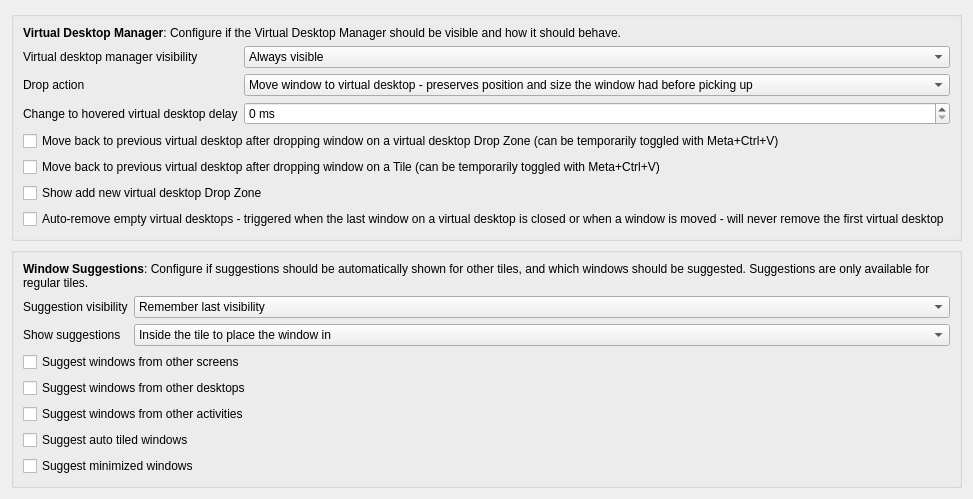
     <widget class="QWidget" name="tab_3">
      <attribute name="icon">
       <iconset theme="edit-select-all"/>
      </attribute>
      <attribute name="title">
       <string>Popup Grid - Tab 2</string>
      </attribute>
      <layout class="QVBoxLayout" name="verticalLayout_23">
       <item>
        <widget class="QGroupBox" name="groupBox_14">
         <property name="title">
          <string/>
         </property>
         <layout class="QVBoxLayout" name="verticalLayout_24">
          <item>
           <widget class="QLabel" name="label_10">
            <property name="text">
             <string>&lt;html&gt;&lt;head/&gt;&lt;body&gt;&lt;p&gt;&lt;span style=&quot; font-weight:700;&quot;&gt;Virtual Desktop Manager&lt;/span&gt;: Configure if the Virtual Desktop Manager should be visible and how it should behave.&lt;/p&gt;&lt;/body&gt;&lt;/html&gt;</string>
            </property>
           </widget>
          </item>
          <item>
           <layout class="QFormLayout" name="formLayout_8">
            <item row="0" column="0">
             <widget class="QLabel" name="label_12">
              <property name="text">
               <string>Virtual desktop manager visibility</string>
              </property>
             </widget>
            </item>
            <item row="0" column="1">
             <widget class="QComboBox" name="kcfg_virtualDesktopVisibility">
              <property name="sizePolicy">
               <sizepolicy hsizetype="Expanding" vsizetype="Fixed">
                <horstretch>0</horstretch>
                <verstretch>0</verstretch>
               </sizepolicy>
              </property>
              <item>
               <property name="text">
                <string>Always visible</string>
               </property>
              </item>
              <item>
               <property name="text">
                <string>Always visible but tiler is hidden - becomes a pure virtual desktop manager</string>
               </property>
              </item>
              <item>
               <property name="text">
                <string>Auto - only visible when at least 2 virtual desktops exist</string>
               </property>
              </item>
              <item>
               <property name="text">
                <string>Hidden</string>
               </property>
              </item>
             </widget>
            </item>
            <item row="2" column="0">
             <widget class="QLabel" name="label_47">
              <property name="text">
               <string>Change to hovered virtual desktop delay</string>
              </property>
             </widget>
            </item>
            <item row="2" column="1">
             <widget class="QSpinBox" name="kcfg_virtualDesktopHoverTime">
              <property name="sizePolicy">
               <sizepolicy hsizetype="MinimumExpanding" vsizetype="Fixed">
                <horstretch>0</horstretch>
                <verstretch>0</verstretch>
               </sizepolicy>
              </property>
              <property name="suffix">
               <string> ms</string>
              </property>
              <property name="maximum">
               <number>5000</number>
              </property>
              <property name="singleStep">
               <number>100</number>
              </property>
             </widget>
            </item>
            <item row="1" column="0">
             <widget class="QLabel" name="label_61">
              <property name="text">
               <string>Drop action</string>
              </property>
             </widget>
            </item>
            <item row="1" column="1">
             <widget class="QComboBox" name="kcfg_virtualDesktopDropAction">
              <property name="sizePolicy">
               <sizepolicy hsizetype="Expanding" vsizetype="Fixed">
                <horstretch>0</horstretch>
                <verstretch>0</verstretch>
               </sizepolicy>
              </property>
              <item>
               <property name="text">
                <string>Move window to virtual desktop - preserves position and size the window had before picking up</string>
               </property>
              </item>
              <item>
               <property name="text">
                <string>Maximize window on virtual desktop</string>
               </property>
              </item>
             </widget>
            </item>
           </layout>
          </item>
          <item>
           <widget class="QCheckBox" name="kcfg_moveBackOnDrop">
            <property name="text">
             <string>Move back to previous virtual desktop after dropping window on a virtual desktop Drop Zone (can be temporarily toggled with Meta+Ctrl+V)</string>
            </property>
           </widget>
          </item>
          <item>
           <widget class="QCheckBox" name="kcfg_moveBackOnTile">
            <property name="text">
             <string>Move back to previous virtual desktop after dropping window on a Tile (can be temporarily toggled with Meta+Ctrl+V)</string>
            </property>
           </widget>
          </item>
          <item>
           <widget class="QCheckBox" name="kcfg_showAddVirtualDesktopButton">
            <property name="text">
             <string>Show add new virtual desktop Drop Zone</string>
            </property>
           </widget>
          </item>
          <item>
           <widget class="QCheckBox" name="kcfg_autoRemoveEmptyVirtualDesktops">
            <property name="text">
             <string>Auto-remove empty virtual desktops - triggered when the last window on a virtual desktop is closed or when a window is moved - will never remove the first virtual desktop</string>
            </property>
           </widget>
          </item>
         </layout>
        </widget>
       </item>
       <item>
        <widget class="QGroupBox" name="groupBox_17">
         <property name="title">
          <string/>
         </property>
         <layout class="QVBoxLayout" name="verticalLayout_28">
          <item>
           <widget class="QLabel" name="label_104">
            <property name="text">
             <string>&lt;html&gt;&lt;head/&gt;&lt;body&gt;&lt;p&gt;&lt;span style=&quot; font-weight:700;&quot;&gt;Window Suggestions&lt;/span&gt;: Configure if suggestions should be automatically shown for other tiles, and which windows should be suggested. Suggestions are only available for regular tiles.&lt;/p&gt;&lt;/body&gt;&lt;/html&gt;</string>
            </property>
            <property name="wordWrap">
             <bool>true</bool>
            </property>
           </widget>
          </item>
          <item>
           <layout class="QFormLayout" name="formLayout_10">
            <item row="0" column="0">
             <widget class="QLabel" name="label_105">
              <property name="text">
               <string>Suggestion visibility</string>
              </property>
             </widget>
            </item>
            <item row="0" column="1">
             <widget class="QComboBox" name="kcfg_suggestionsVisibility">
              <property name="sizePolicy">
               <sizepolicy hsizetype="Expanding" vsizetype="Fixed">
                <horstretch>0</horstretch>
                <verstretch>0</verstretch>
               </sizepolicy>
              </property>
              <item>
               <property name="text">
                <string>Remember last visibility</string>
               </property>
              </item>
              <item>
               <property name="text">
                <string>Visible unless toggled off (need to be toggled off each time)</string>
               </property>
              </item>
              <item>
               <property name="text">
                <string>Hidden unless toggled on (needs to be toggled on before each tiling)</string>
               </property>
              </item>
             </widget>
            </item>
            <item row="1" column="0">
             <widget class="QLabel" name="label_108">
              <property name="text">
               <string>Show suggestions</string>
              </property>
             </widget>
            </item>
            <item row="1" column="1">
             <widget class="QComboBox" name="kcfg_suggestionsMode">
              <property name="sizePolicy">
               <sizepolicy hsizetype="Expanding" vsizetype="Fixed">
                <horstretch>0</horstretch>
                <verstretch>0</verstretch>
               </sizepolicy>
              </property>
              <item>
               <property name="text">
                <string>Inside the tile to place the window in</string>
               </property>
              </item>
              <item>
               <property name="text">
                <string>In a separate window next to the tile</string>
               </property>
              </item>
             </widget>
            </item>
           </layout>
          </item>
          <item>
           <widget class="QCheckBox" name="kcfg_suggestOtherScreens">
            <property name="text">
             <string>Suggest windows from other screens</string>
            </property>
           </widget>
          </item>
          <item>
           <widget class="QCheckBox" name="kcfg_suggestOtherDesktops">
            <property name="text">
             <string>Suggest windows from other desktops</string>
            </property>
           </widget>
          </item>
          <item>
           <widget class="QCheckBox" name="kcfg_suggestOtherActivities">
            <property name="text">
             <string>Suggest windows from other activities</string>
            </property>
           </widget>
          </item>
          <item>
           <widget class="QCheckBox" name="kcfg_suggestAutoTiled">
            <property name="text">
             <string>Suggest auto tiled windows</string>
            </property>
           </widget>
          </item>
          <item>
           <widget class="QCheckBox" name="kcfg_suggestMinimized">
            <property name="text">
             <string>Suggest minimized windows</string>
            </property>
           </widget>
          </item>
         </layout>
        </widget>
       </item>
       <item>
        <spacer name="verticalSpacer_4">
         <property name="orientation">
          <enum>Qt::Orientation::Vertical</enum>
         </property>
         <property name="sizeType">
          <enum>QSizePolicy::Policy::MinimumExpanding</enum>
         </property>
         <property name="sizeHint" stdset="0">
          <size>
           <width>0</width>
           <height>0</height>
          </size>
         </property>
        </spacer>
       </item>
      </layout>
     </widget>
